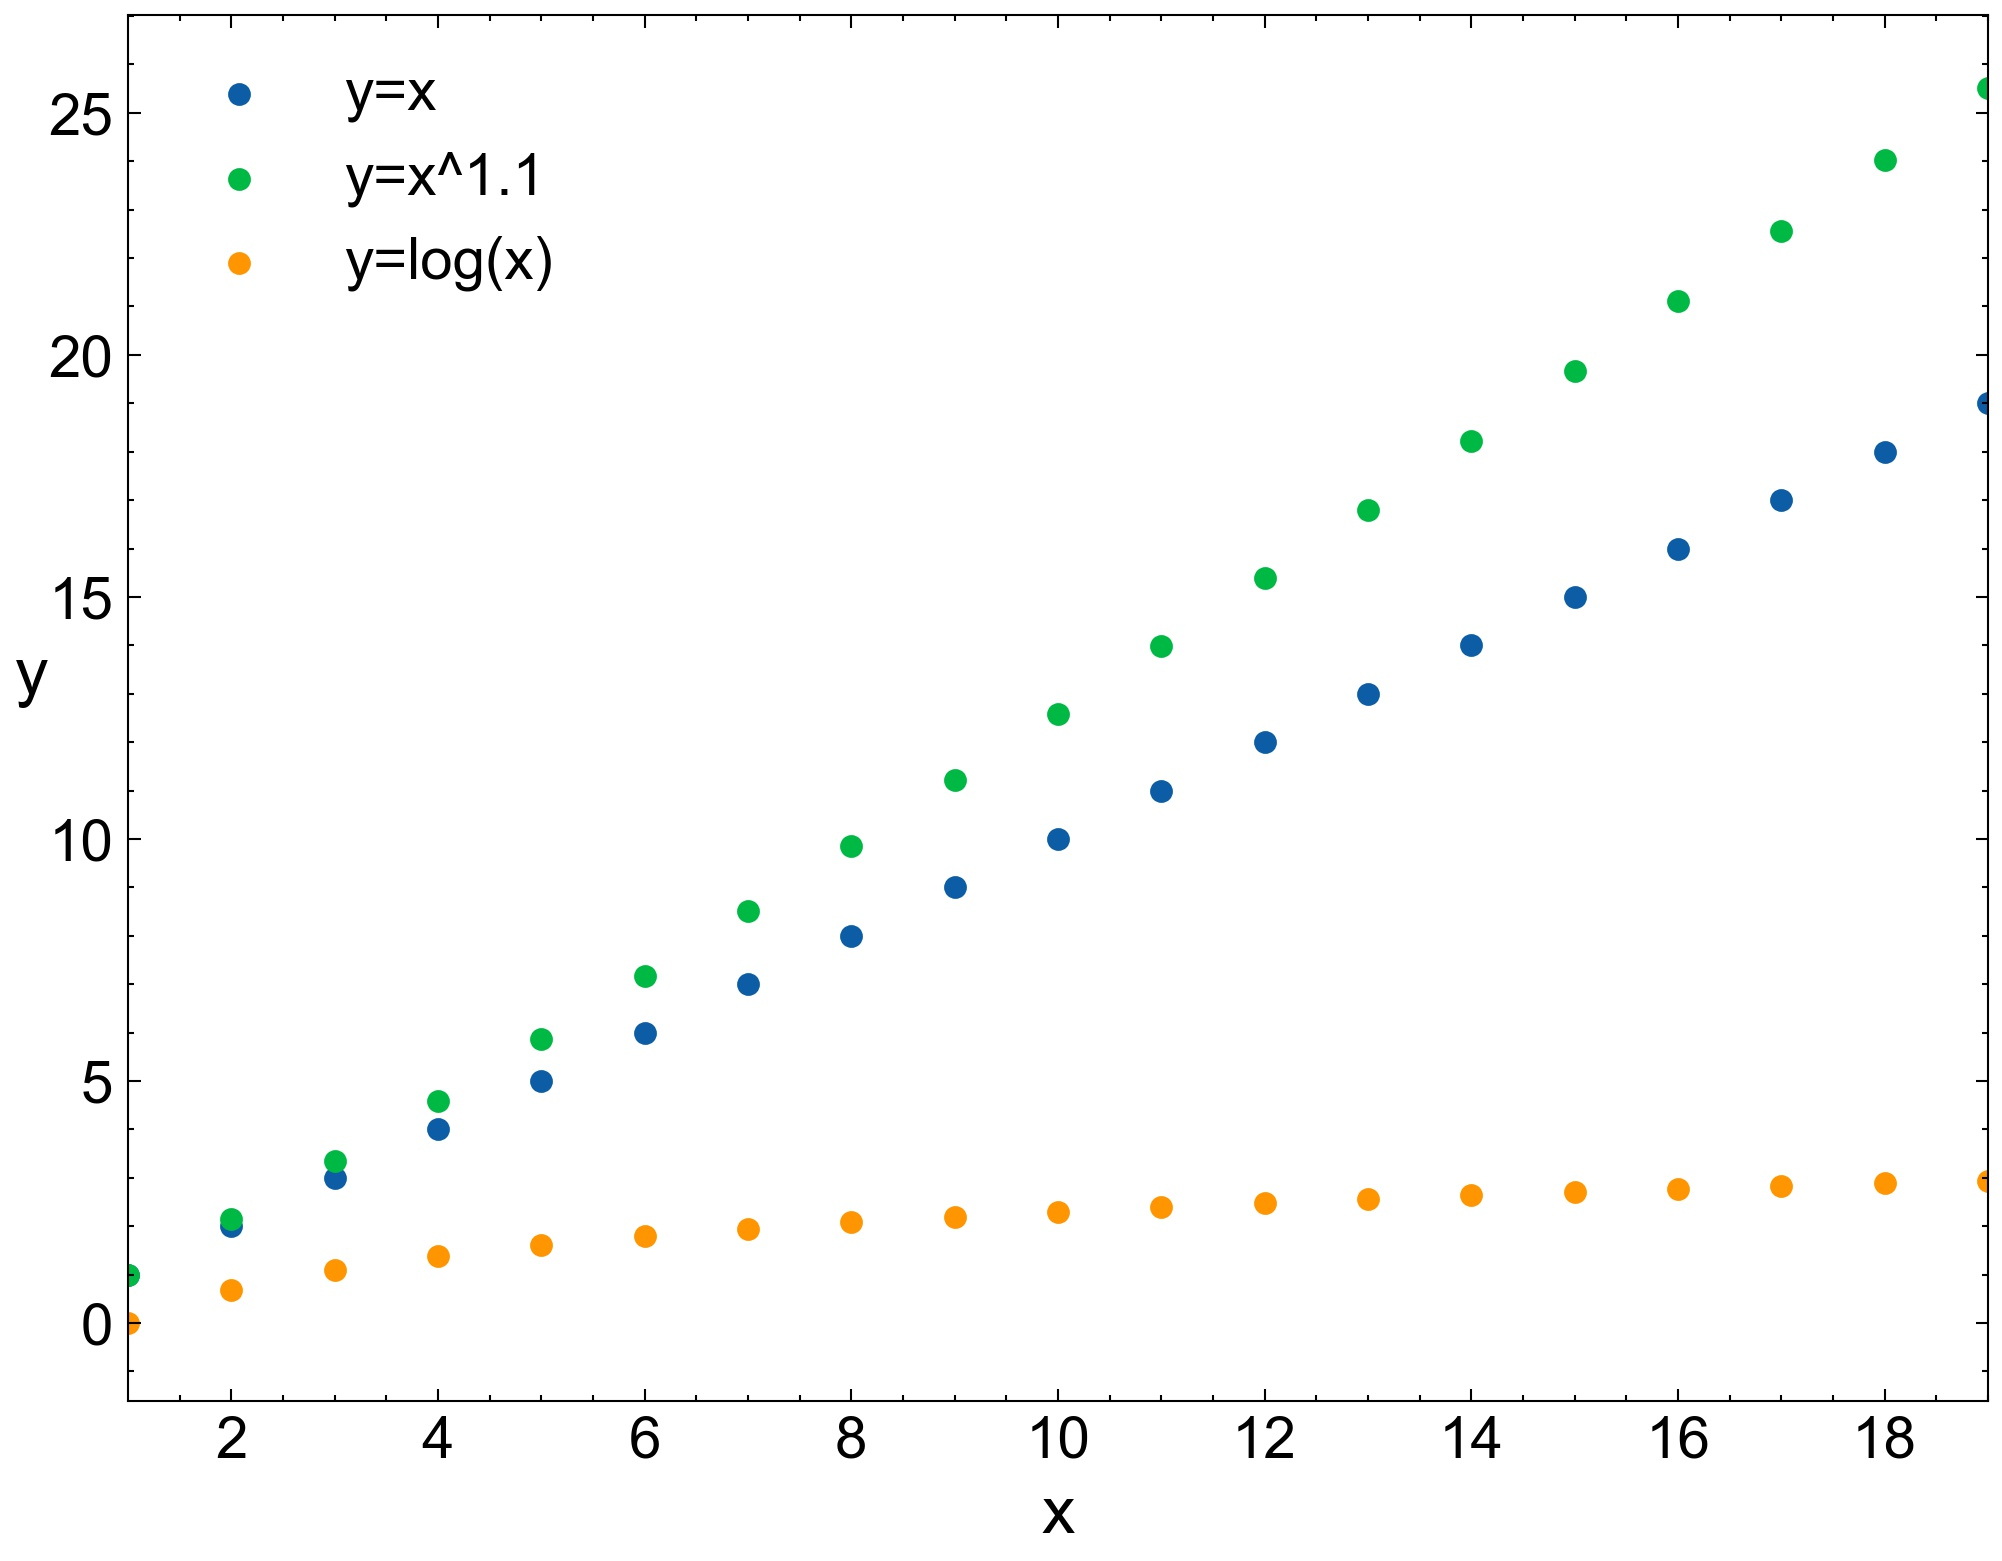

Write the Python code that produced this figure.
# -*- coding: utf-8 -*-

import numpy as np
import matplotlib.pyplot as plt
import matplotlib as mpl
mpl.use('Agg') #silent mode

#------------------ FONT_setup ----------------------
font = {'family' : 'arial', 
    'color'  : 'black',
    'weight' : 'normal',
    'size' : 16.0,
    }
plt.style.use(['science','no-latex','scatter'])
plt.rcParams['font.sans-serif']=[font['family']]    #Arial as the default font
plt.rcParams['axes.unicode_minus']=False   #show minus sign normally 

#------------------ Data Load ----------------------
content = np.loadtxt("scatter.dat",comments=['#','@'])

#------------------ Figure Setup ----------------------
fig, axes = plt.subplots(1,1)
labels = ['y=x','y=x^1.1','y=log(x)']
x = content[:,0] 
for i in range(1,content.shape[1]):
    axes.scatter(x, content[:,i], s=20,label=labels[i-1])

#Legend
plt.legend(loc='best', prop=dict(family=font['family'],size=font['size']-2),markerscale=1.0)

#Label setup
axes.set_xlabel('x',fontdict=font)
axes.set_ylabel('y',fontdict=font,rotation=0)

#Ticket setup
plt.xticks(fontsize=font['size']-2,fontname=font['family'])
plt.yticks(fontsize=font['size']-2,fontname=font['family'])
#axes.set_xticklabels(group_labels, rotation=0,fontsize=font['size']-2,fontname=font['family'])

#Limit setup
axes.set_xlim((x.min(), x.max())) # set x limits manually

#Figure size
fig = plt.gcf()
fig.set_size_inches(8, 6)
plt.savefig('scatter.jpg',dpi= 300)
